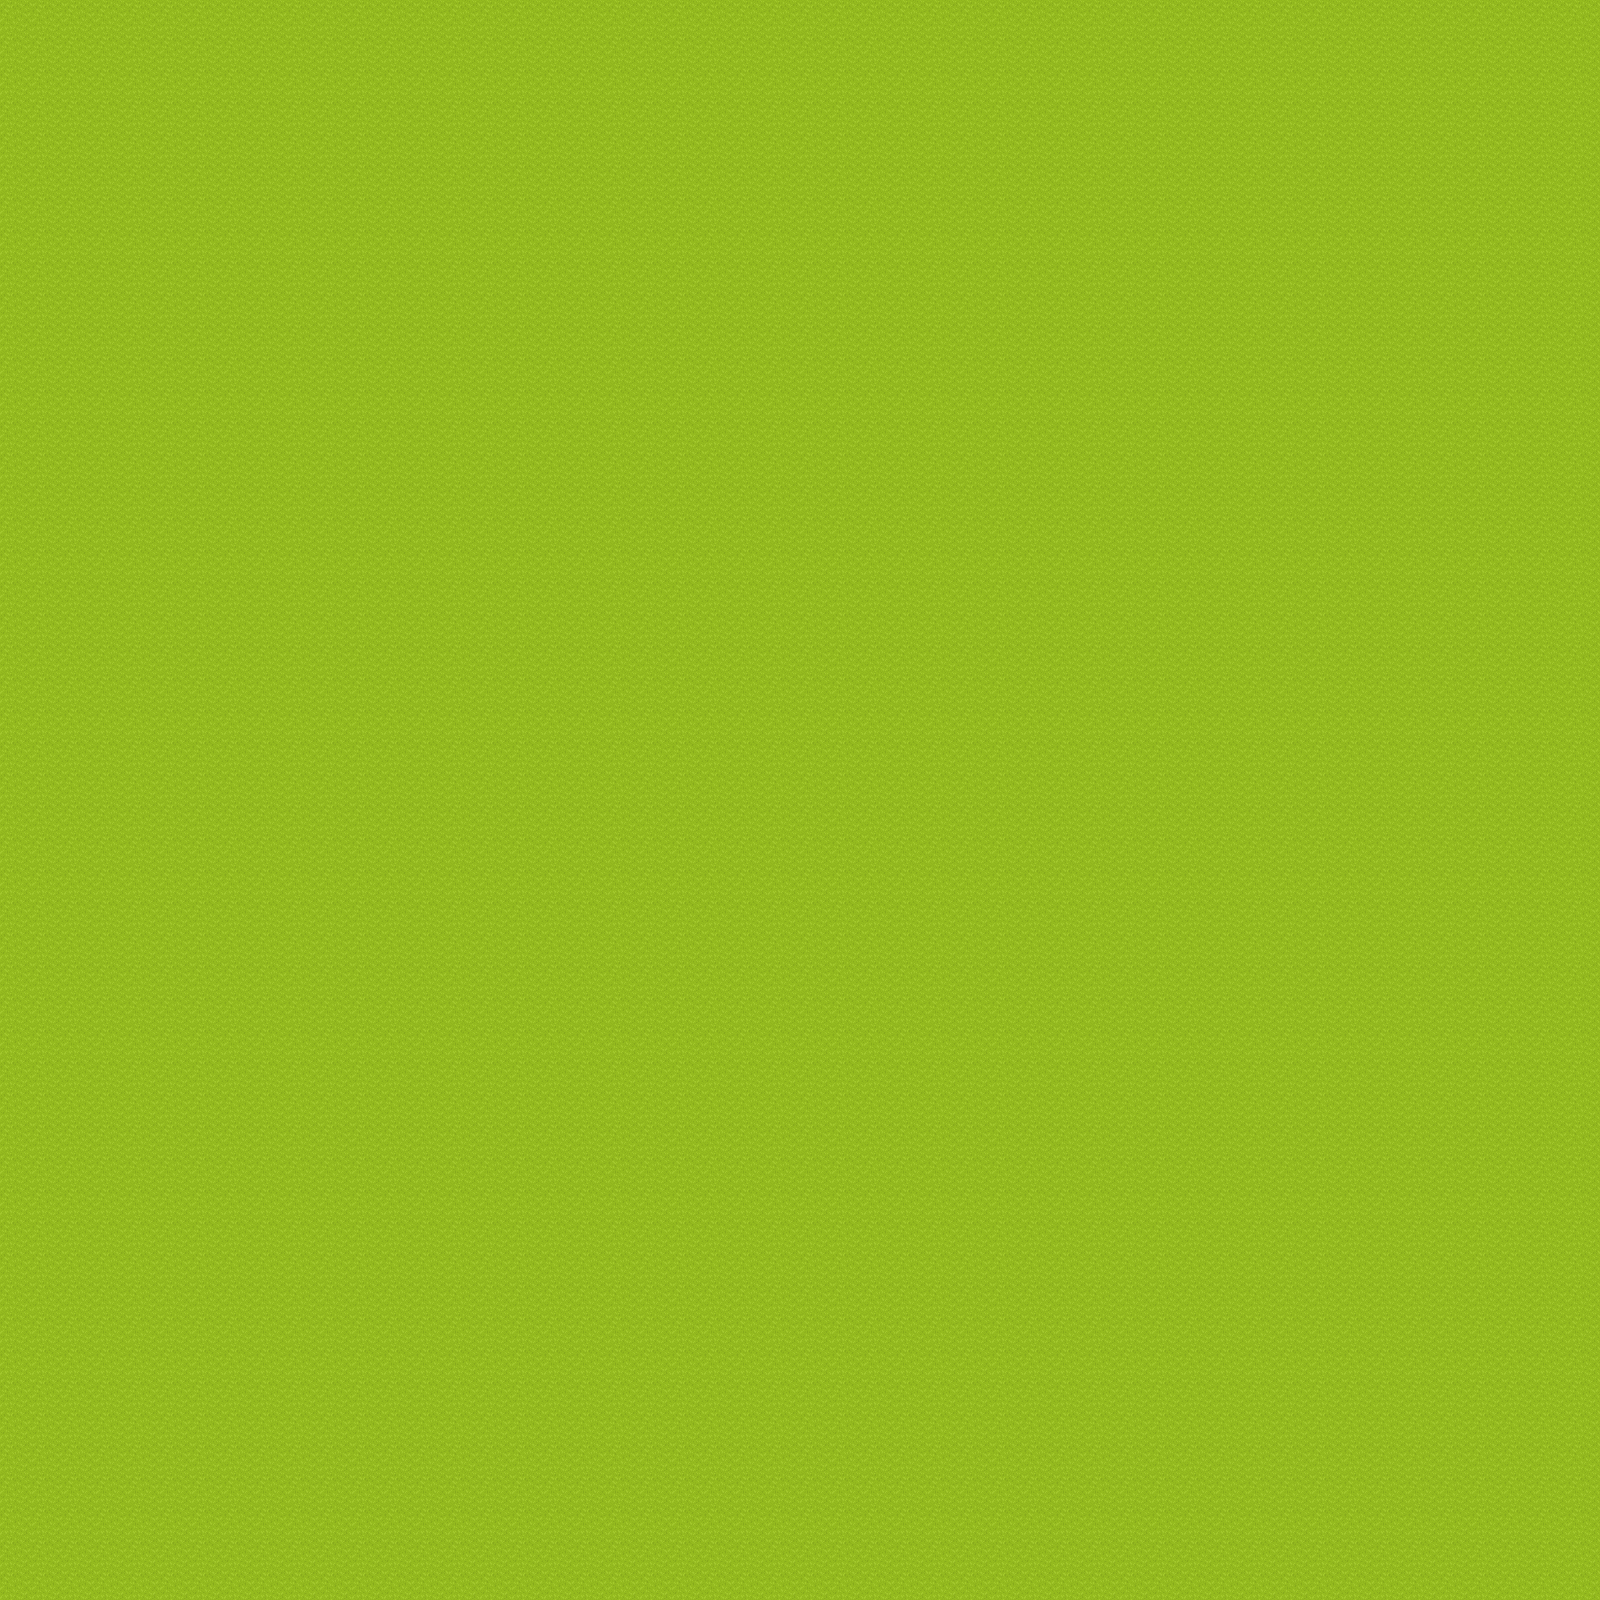

A 2D game scene composited from a Tiled map and its tileset images. What follows is a short description and the map's XML, with each tile layer's data collapsed to a summary:
An orthogonal 50x50 tile map with 32x32 px tiles, 16 tile layers (Below player, Collisions, Fringe transparent, Fringe non-transparent, ...) and 2 objects (Start, Waypoint).

<map version="1.2" tiledversion="1.3.3" orientation="orthogonal" renderorder="right-down" width="50" height="50" tilewidth="32" tileheight="32" infinite="0" nextlayerid="23" nextobjectid="4">
 <editorsettings>
  <export target="greatPlains.json" format="json" />
 </editorsettings>
 <tileset firstgid="1" source="base.tsx" />
 <group id="2" name="Layer 1">
  <layer id="1" name="Below player" width="50" height="50">
   <data>[2500 cells, 2500 non-empty, 1 distinct tile ids]</data>
  </layer>
  <layer id="3" name="Collisions" width="50" height="50">
   <properties>
    <property name="hasCollisions" type="bool" value="true" />
   </properties>
   <data>[2500 cells, 0 non-empty, 0 distinct tile ids]</data>
  </layer>
  <layer id="4" name="Fringe transparent" width="50" height="50" opacity="0.8">
   <properties>
    <property name="fringe" type="bool" value="true" />
   </properties>
   <data>[2500 cells, 0 non-empty, 0 distinct tile ids]</data>
  </layer>
  <layer id="5" name="Fringe non-transparent" width="50" height="50">
   <properties>
    <property name="fringe" type="bool" value="true" />
   </properties>
   <data>[2500 cells, 0 non-empty, 0 distinct tile ids]</data>
  </layer>
 </group>
 <group id="7" name="Layer 2">
  <layer id="8" name="Below player" width="50" height="50">
   <data>[2500 cells, 0 non-empty, 0 distinct tile ids]</data>
  </layer>
  <layer id="9" name="Collisions" width="50" height="50">
   <properties>
    <property name="hasCollisions" type="bool" value="true" />
   </properties>
   <data>[2500 cells, 0 non-empty, 0 distinct tile ids]</data>
  </layer>
  <layer id="10" name="Fringe transparent" width="50" height="50">
   <properties>
    <property name="fringe" type="bool" value="true" />
   </properties>
   <data>[2500 cells, 0 non-empty, 0 distinct tile ids]</data>
  </layer>
  <layer id="11" name="Fringe non-transparent" width="50" height="50">
   <properties>
    <property name="fringe" type="bool" value="true" />
   </properties>
   <data>[2500 cells, 0 non-empty, 0 distinct tile ids]</data>
  </layer>
 </group>
 <group id="12" name="Layer 3">
  <layer id="13" name="Below player" width="50" height="50">
   <data>[2500 cells, 0 non-empty, 0 distinct tile ids]</data>
  </layer>
  <layer id="14" name="Collisions" width="50" height="50">
   <properties>
    <property name="hasCollisions" type="bool" value="true" />
   </properties>
   <data>[2500 cells, 0 non-empty, 0 distinct tile ids]</data>
  </layer>
  <layer id="15" name="Fringe transparent" width="50" height="50">
   <properties>
    <property name="fringe" type="bool" value="true" />
   </properties>
   <data>[2500 cells, 0 non-empty, 0 distinct tile ids]</data>
  </layer>
  <layer id="16" name="Fringe non-transparent" width="50" height="50">
   <properties>
    <property name="fringe" type="bool" value="true" />
   </properties>
   <data>[2500 cells, 0 non-empty, 0 distinct tile ids]</data>
  </layer>
 </group>
 <group id="17" name="Layer 4">
  <layer id="18" name="Below player" width="50" height="50">
   <data>[2500 cells, 0 non-empty, 0 distinct tile ids]</data>
  </layer>
  <layer id="19" name="Collisions" width="50" height="50">
   <properties>
    <property name="hasCollisions" type="bool" value="true" />
   </properties>
   <data>[2500 cells, 0 non-empty, 0 distinct tile ids]</data>
  </layer>
  <layer id="20" name="Fringe transparent" width="50" height="50">
   <properties>
    <property name="fringe" type="bool" value="true" />
   </properties>
   <data>[2500 cells, 0 non-empty, 0 distinct tile ids]</data>
  </layer>
  <layer id="21" name="Fringe non-transparent" width="50" height="50">
   <properties>
    <property name="fringe" type="bool" value="true" />
   </properties>
   <data>[2500 cells, 0 non-empty, 0 distinct tile ids]</data>
  </layer>
 </group>
 <objectgroup id="6" name="Objects">
  <object id="1" name="Start" x="1344" y="96">
   <point />
  </object>
 </objectgroup>
 <objectgroup id="22" name="Waypoints">
  <object id="3" name="BetweenVillageAndCaltor" type="Waypoint" x="1248" y="0" width="64" height="32">
   <properties>
    <property name="location" value="BetweenVillageAndCaltor" />
    <property name="toCoordinates" value="{&quot;x&quot;: 51, &quot;y&quot;: 23}" />
   </properties>
  </object>
 </objectgroup>
</map>
